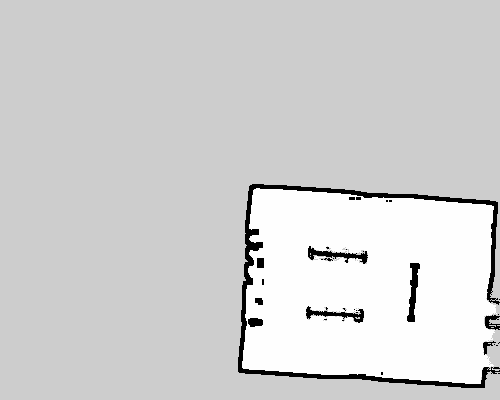
#> input picture src/puzzlebot_navigation/maps/map.pgm, 500 x 400 px
$ python -i map_pixel_editor.py   (imports and definitions only)
#> lines starting #> are read from the running program, lines starting #| are printed output that depends on the picture
#!/usr/bin/env python3
import cv2
import yaml
import numpy as np
import argparse
from pathlib import Path

OCCUPIED = 0
FREE = 254
UNKNOWN = 205


class MapEditor:
    def __init__(self, pgm_path, yaml_path=None, zoom=6):
#> called with pgm_path = 'map.pgm', zoom = 6
        self.pgm_path = Path(pgm_path)
        self.yaml_path = Path(yaml_path) if yaml_path else self.pgm_path.with_suffix(".yaml")
        self.zoom = zoom
        self.mode = OCCUPIED
        self.show_grid = True

        self.img = cv2.imread(str(self.pgm_path), cv2.IMREAD_GRAYSCALE)
#> self.img is the input picture: shape (400, 500); min 0, max 254, mean 209.8
        if self.img is None:
            raise RuntimeError(f"No pude abrir {self.pgm_path}")

        self.original = self.img.copy()
        self.window = "PGM Pixel Map Editor"
        self.preview_red = None

    # [206 lines left out: functions draw_pixel, mouse_callback, auto_clean, mark_inner_border_red, not called in this run]

    def render(self):
        base = self.preview_red if self.preview_red is not None else self.img

        view = cv2.resize(
            base,
            None,
            fx=self.zoom,
            fy=self.zoom,
            interpolation=cv2.INTER_NEAREST
        )

        if len(view.shape) == 2:
            view = cv2.cvtColor(view, cv2.COLOR_GRAY2BGR)
#> view: shape (2400, 3000, 3)

        if self.show_grid and self.zoom >= 4:
            h, w = view.shape[:2]
#> h = 2400; w = 3000

            for x in range(0, w, self.zoom):
                cv2.line(view, (x, 0), (x, h), (80, 80, 80), 1)
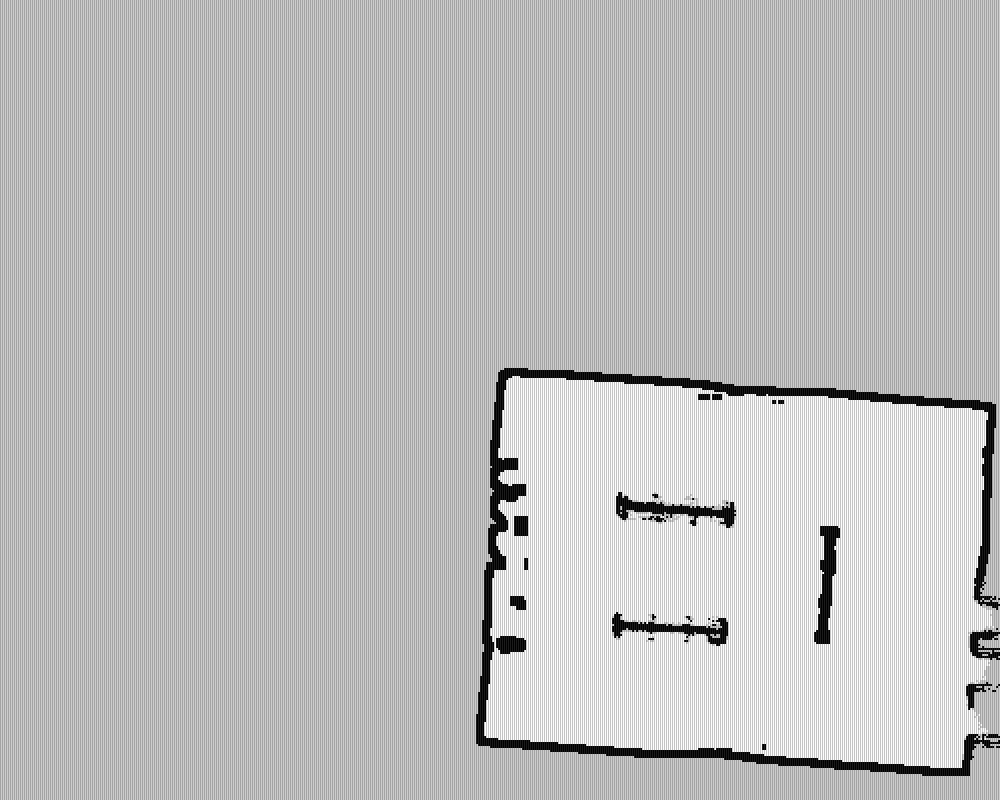
#> view: shape (2400, 3000, 3) (shown at 1/3 size); min 0, max 254, mean 188.1

            for y in range(0, h, self.zoom):
                cv2.line(view, (0, y), (w, y), (80, 80, 80), 1)
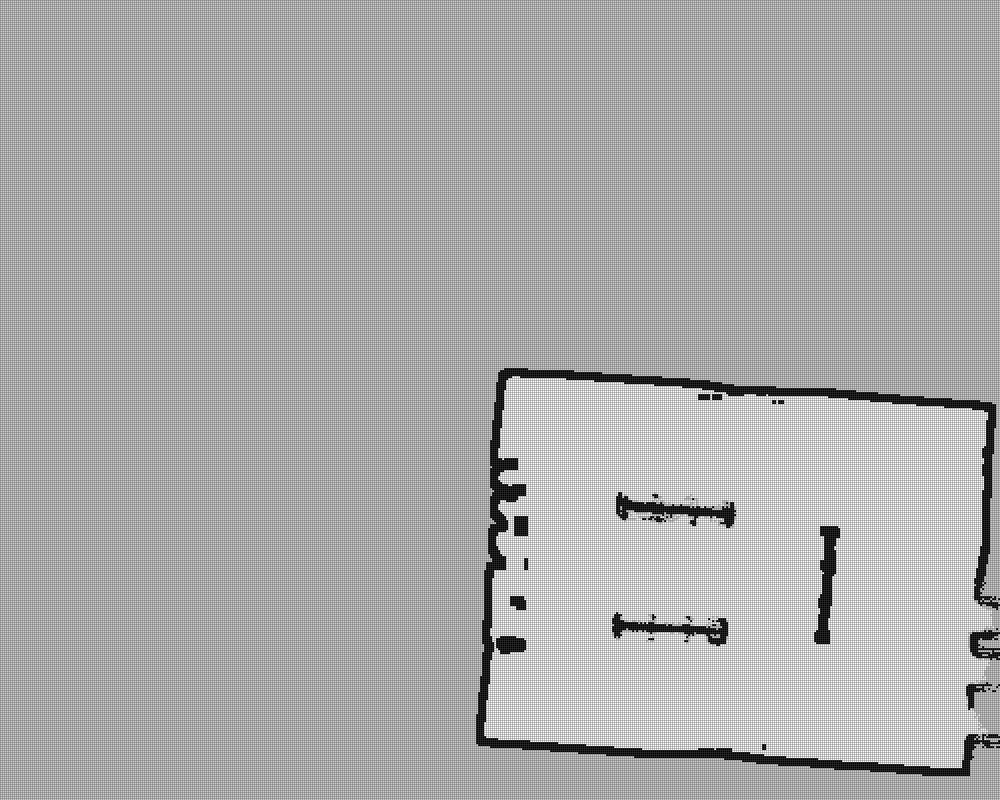
#> view: shape (2400, 3000, 3) (shown at 1/3 size); min 0, max 254, mean 170.1

        mode_name = {
            OCCUPIED: "OCCUPIED / negro",
            FREE: "FREE / blanco",
            UNKNOWN: "UNKNOWN / gris"
        }[self.mode]

        text = (
            f"Mode: {mode_name} | "
            "1 occ | 2 free | 3 unknown | "
            "a auto-clean | s save | r reset | g grid | q quit"
        )

        cv2.putText(
            view,
            text,
            (10, 25),
            cv2.FONT_HERSHEY_SIMPLEX,
            0.55,
            (0, 0, 255),
            2
        )

        return view

    # [19 lines left out: function save, not called in this run]

    def run(self):
        cv2.namedWindow(self.window, cv2.WINDOW_NORMAL)
        cv2.setMouseCallback(self.window, self.mouse_callback)

        while True:
            cv2.imshow(self.window, self.render())
            key = cv2.waitKey(20) & 0xFF
#> (key q is pressed here)

            if key == ord("1"):
                self.mode = OCCUPIED

            elif key == ord("2"):
                self.mode = FREE

            elif key == ord("3"):
                self.mode = UNKNOWN

            elif key == ord("a"):
                self.auto_clean()

            elif key == ord("g"):
                self.show_grid = not self.show_grid

            elif key == ord("s"):
                self.save()

            elif key == ord("r"):
                self.img = self.original.copy()
                print("Mapa restaurado al original.")

            elif key == ord("q") or key == 27:
                break

            elif key == ord("m"):
                self.mark_inner_border_red()
        cv2.destroyAllWindows()


# [10 lines left out: function main, not called in this run]


# [2 lines not run here, left out]

>>> result = MapEditor('map.pgm').run()

$ run again, on src/puzzlebot_navigation/maps/map2.pgm
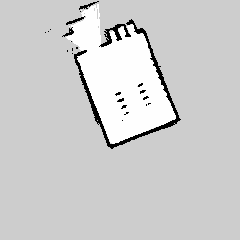
#> input picture src/puzzlebot_navigation/maps/map2.pgm, 240 x 240 px
#> in __init__, self.img is the input picture: shape (240, 240); min 0, max 254, mean 206
#> after the loop in render, `for x in range(0, w, self.zoom):`:
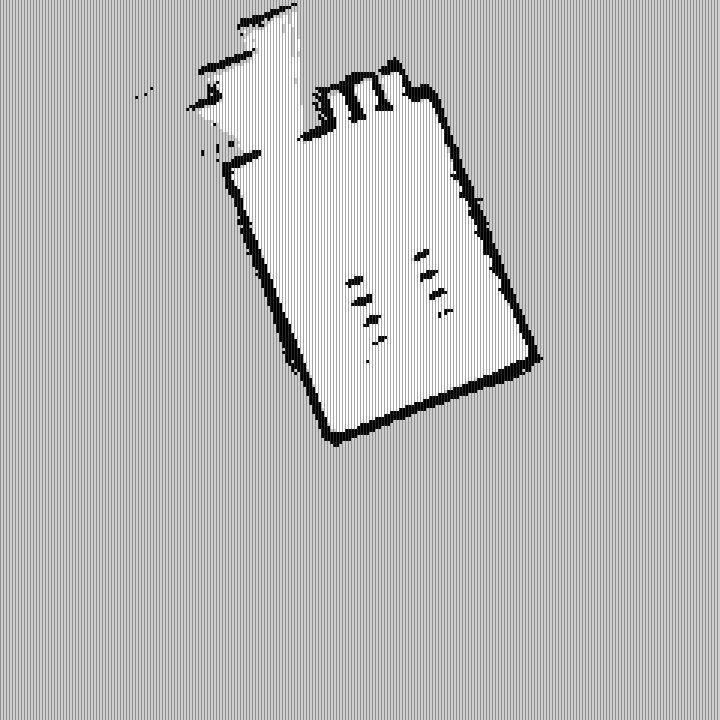
#> view: shape (1440, 1440, 3) (shown at 1/2 size); min 0, max 254, mean 185
#> in render, `cv2.putText( view, text, (10, 25), cv2.FONT_HERSHEY_SIMPLEX, 0.55, (0,..`:
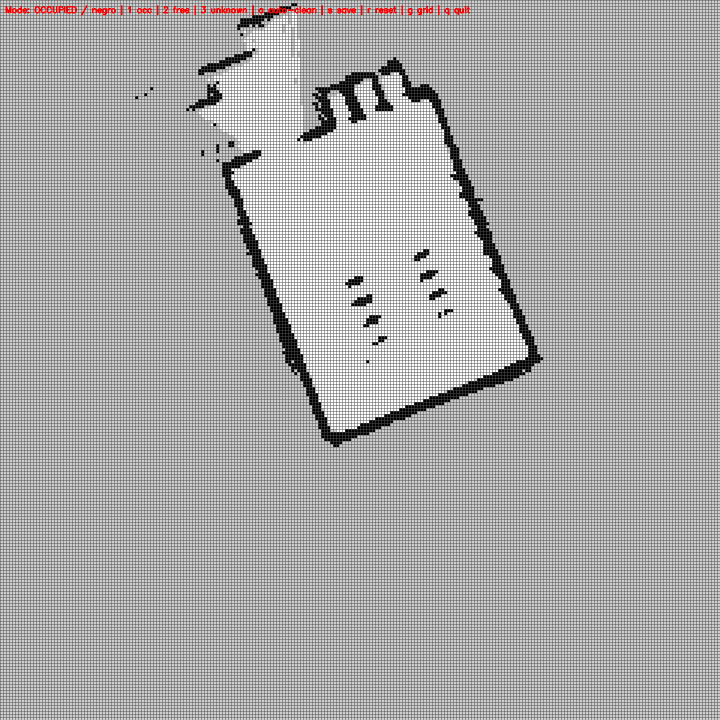
#> view: shape (1440, 1440, 3) (shown at 1/2 size); mean B, G, R 167.1, 167.1, 167.8
